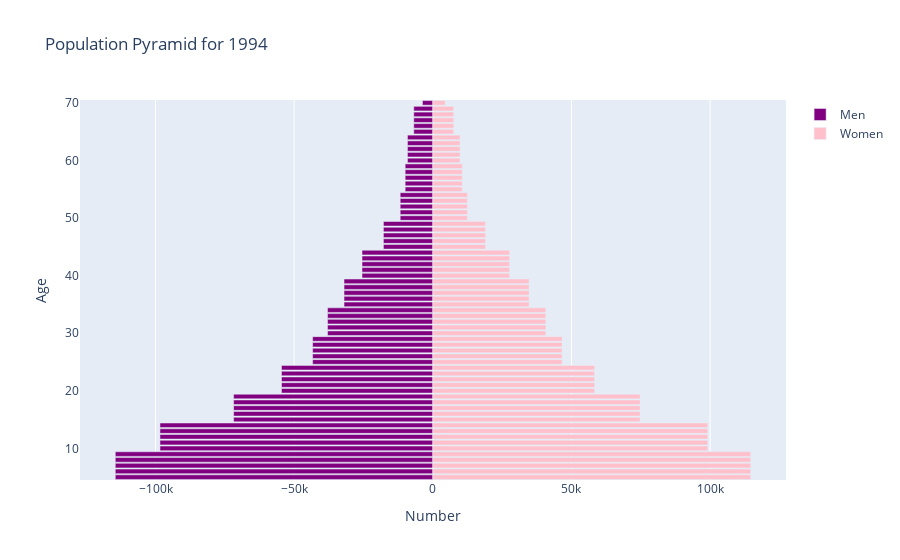

The code cell stored with this chart in its notebook:
### Markdown cell above
## Regular Population Pyramids <a name="regular-pyramid"></a>
Next, we create a regular population pyramid for a singular specified year.

### Code cell
import plotly.offline as py
import plotly.graph_objs as go
import pandas as pd

py.init_notebook_mode(connected=True)

def plot_population_pyramid(df, year):
    """Plots the population pyramid given a working DataFrame from the 
    population dataframe function and a year."""

    # Filter the DataFrame for the given year and reset index.
    year_df = df[df.index.get_level_values('Year') == year].reset_index()

    # Aggregate data if there are multiple regions.
    year_df = year_df.groupby('Year').sum()

    # Extract age groups from column names.
    age_groups = sorted(set(int(col.split()[-1]) for col in year_df.columns if col.startswith('Male')))

    # Prepare data for plotting
    male_counts = [-year_df[f'Male Population Age {age}'].values[0] for age in age_groups]  # Negative for left side
    female_counts = [year_df[f'Female Population Age {age}'].values[0] for age in age_groups]

    # Create the plot.
    layout = go.Layout(barmode='overlay',
                       title=f'Population Pyramid for {year}',
                       yaxis=go.layout.YAxis(title='Age'),
                       xaxis=go.layout.XAxis(title='Number'))

    bins = [go.Bar(x=male_counts,
                   y=age_groups,
                   orientation='h',
                   name='Men',
                   marker=dict(color='purple'),
                   hoverinfo='skip'),
            go.Bar(x=female_counts,
                   y=age_groups,
                   orientation='h',
                   name='Women',
                   marker=dict(color='pink'),
                   hoverinfo='skip')]

    py.iplot(dict(data=bins, layout=layout))

# Example usage.
plot_population_pyramid(population_df, 1994)

### Figure 1 — Plotly figure (JSON) as saved in the notebook; plotly's stock layout.template omitted (floating-point values rounded to 4 significant figures)
{"data": [{"hoverinfo": "skip", "marker": {"color": "purple"}, "name": "Men", "orientation": "h", "type": "bar", "x": [-114503, -114503, -114503, -114503, -114503, -98394, -98394, -98394, -98394, -98394, -71834, -71834, -71834, -71834, -71834, -54564, -54564, -54564, -54564, -54564, -43345, -43345, -43345, -43345, -43345, -37958, -37958, -37958, -37958, -37958, -32015, -32015, -32015, -32015, -32015, -25529, -25529, -25529, -25529, -25529, -17807, -17807, -17807, -17807, -17807, -11762, -11762, -11762, -11762, -11762, -9969, -9969, -9969, -9969, -9969, -9137, -9137, -9137, -9137, -9137, -6867, -6867, -6867, -6867, -6867, -3740], "y": [5, 6, 7, 8, 9, 10, 11, 12, 13, 14, 15, 16, 17, 18, 19, 20, 21, 22, 23, 24, 25, 26, 27, 28, 29, 30, 31, 32, 33, 34, 35, 36, 37, 38, 39, 40, 41, 42, 43, 44, 45, 46, 47, 48, 49, 50, 51, 52, 53, 54, 55, 56, 57, 58, 59, 60, 61, 62, 63, 64, 65, 66, 67, 68, 69, 70]}, {"hoverinfo": "skip", "marker": {"color": "pink"}, "name": "Women", "orientation": "h", "type": "bar", "x": [114640, 114640, 114640, 114640, 114640, 99156, 99156, 99156, 99156, 99156, 74755, 74755, 74755, 74755, 74755, 58352, 58352, 58352, 58352, 58352, 46626, 46626, 46626, 46626, 46626, 40757, 40757, 40757, 40757, 40757, 34713, 34713, 34713, 34713, 34713, 27699, 27699, 27699, 27699, 27699, 19005, 19005, 19005, 19005, 19005, 12494, 12494, 12494, 12494, 12494, 10609, 10609, 10609, 10609, 10609, 9802, 9802, 9802, 9802, 9802, 7531, 7531, 7531, 7531, 7531, 4473], "y": [5, 6, 7, 8, 9, 10, 11, 12, 13, 14, 15, 16, 17, 18, 19, 20, 21, 22, 23, 24, 25, 26, 27, 28, 29, 30, 31, 32, 33, 34, 35, 36, 37, 38, 39, 40, 41, 42, 43, 44, 45, 46, 47, 48, 49, 50, 51, 52, 53, 54, 55, 56, 57, 58, 59, 60, 61, 62, 63, 64, 65, 66, 67, 68, 69, 70]}], "layout": {"autosize": true, "barmode": "overlay", "title": {"text": "Population Pyramid for 1994"}, "xaxis": {"autorange": true, "range": [-127200.0, 127400.0], "title": {"text": "Number"}, "type": "linear"}, "yaxis": {"autorange": true, "range": [4.5, 70.5], "title": {"text": "Age"}, "type": "linear"}}}
